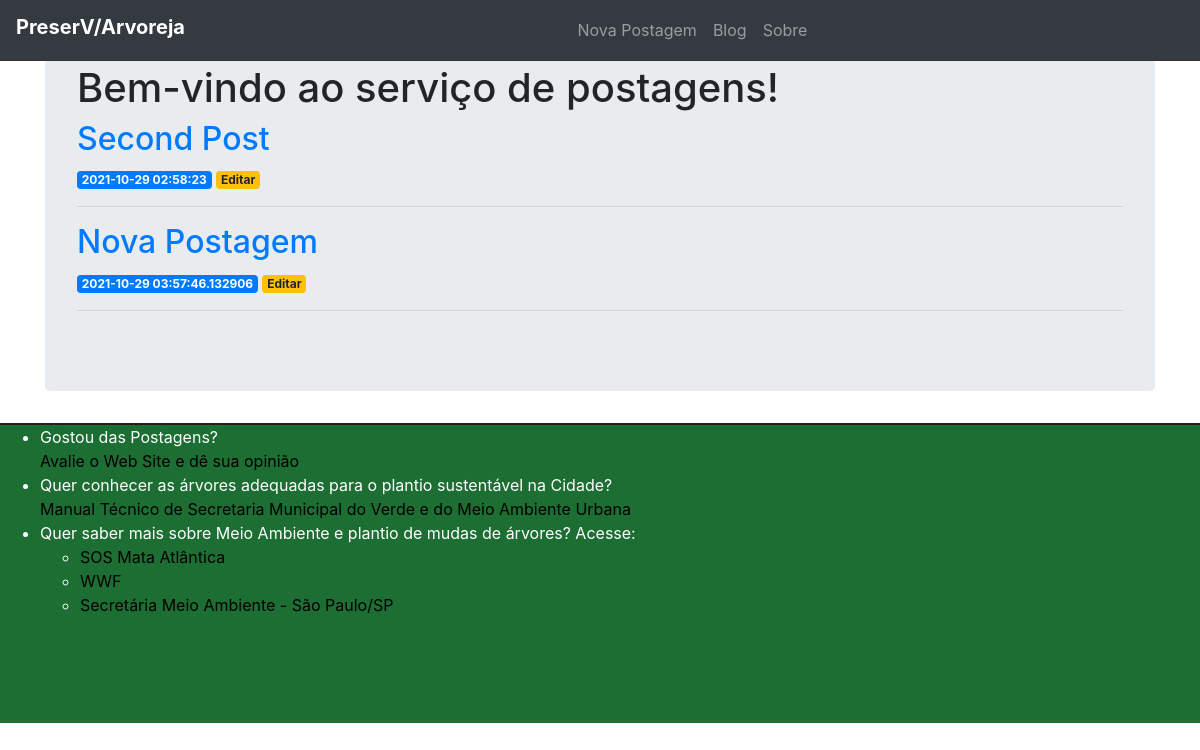
The app's page /inicial, older data.
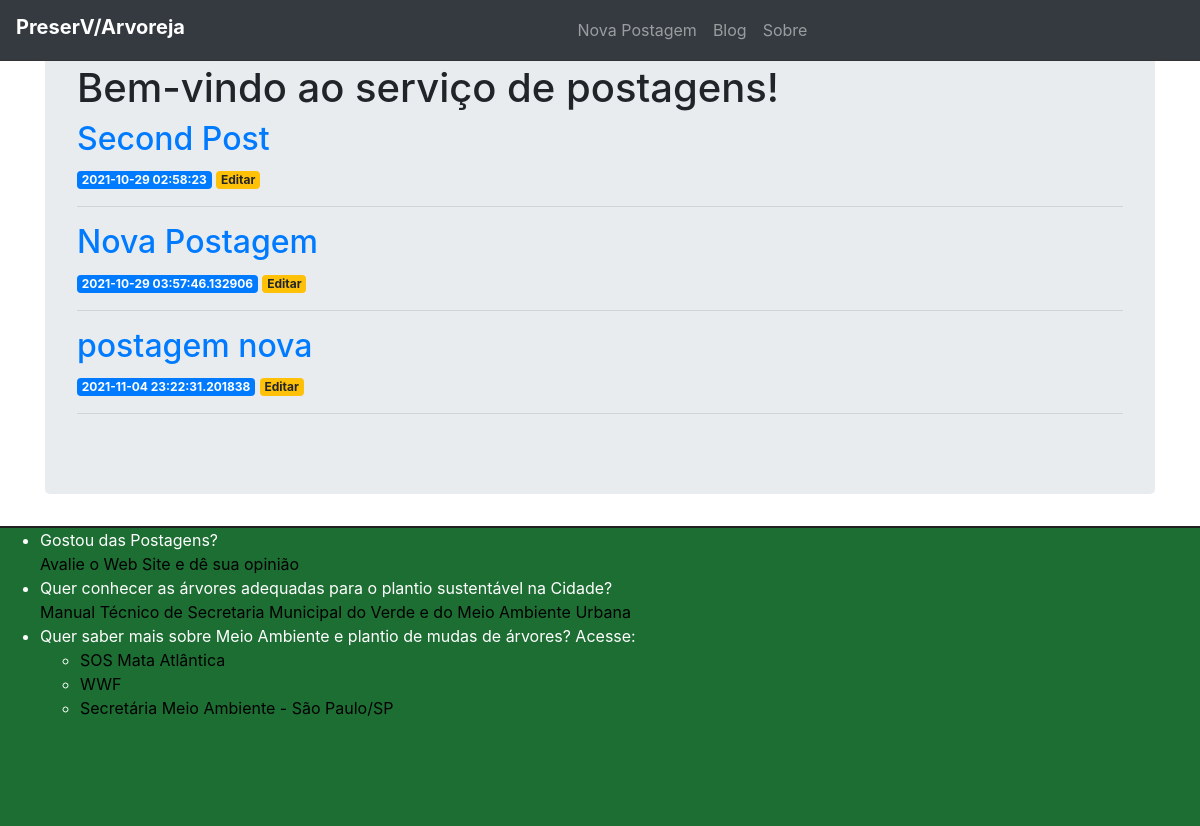
The same page, newer data.
### app.py (models this page shows)
class Posts(db.Model):
   id = db.Column(db.Integer, primary_key=True)
   created = db.Column(db.DateTime, default=datetime.datetime.utcnow)
   title = db.Column(db.String(80), nullable=False)
   content = db.Column(db.String(200), nullable=False)

### app.py (the view)
@app.route('/inicial')
def inicial():
    posts = Posts.query.all()
    return render_template('inicial.html', posts=posts)

### templates/inicial.html
{% extends 'base.html'%}
{% block content %}
    <h1>{% block title %} Bem-vindo ao serviço de postagens! {% endblock %}</h1>
    {% for post in posts %}
        <a href="{{ url_for('post', post_id=post['id'])}}">
            <h2>{{ post['title'] }}</h2>
        </a>
        <span class="badge badge-primary">{{ post['created'] }}</span>
        <a href="{{ url_for('edit', id=post['id']) }}">
            <span class="badge badge-warning">Editar</span>
        </a>
        <hr>
    {% endfor %}
{% endblock %}

### templates/base.html (shortened to what this page needs)
<!doctype html>
<html lang="en">
  <head>
    <link rel="stylesheet" href="https://stackpath.bootstrapcdn.com/bootstrap/4.3.1/css/bootstrap.min.css">
    <link rel="stylesheet" href="https://use.fontawesome.com/releases/v5.7.2/css/all.css">
    <link rel="stylesheet" href="{{ url_for('static', filename='css/styles.css') }}">
  </head>
  <body>
    <div class="container-fluid">
        <div class="header clearfix">
            <nav class="navbar navbar-expand-md navbar-dark fixed-top bg-dark">
                <h3 class="text-muted"><a class="navbar-brand" href="{{ url_for('index')}}">PreserV/Arvoreja</a></h3>
                <div class="collapse navbar-collapse" id="navbarCollapse">
                      <ul class="navbar-nav">
                        <li class="nav-item text-muted"><a class="nav-link" href="{{url_for('create')}}">Nova Postagem</a></li>
                        <li class="nav-item text-muted"><a class="nav-link" href="{{url_for('inicial')}}">Blog</a></li>
                        <li class="nav-item text-muted"><a class="nav-link" href="#">Sobre</a></li>
                      </ul>
                </div>
            </nav>
        </div>
        <main role="main" class="container">
          <div class="jumbotron">
            {% block content %} {% endblock %}
          </div>
        </main>
            <footer>
                <ul>
                    <li>Gostou das Postagens?</li>
                        <a href="https://forms.office.com/r/f2ScGWrrii">Avalie o Web Site e dê sua opinião</a>
                    <li>Quer conhecer as árvores adequadas para o plantio sustentável na Cidade?</li>
                        <a href="https://www.prefeitura.sp.gov.br/cidade/secretarias/upload/meio_ambiente/MARBOURB.pdf">Manual Técnico de Secretaria Municipal do Verde e do Meio Ambiente Urbana</a>
                    <li>Quer saber mais sobre Meio Ambiente e plantio de mudas de árvores? Acesse:</li>
                        <ul>
                            <li>
                                <a href="https://www.sosma.org.br/">SOS Mata Atlântica</a>
                            </li>
                            <li>
                                <a href="https://www.wwf.org.br/">WWF</a>
                            </li>
                            <li>
                                <a href="https://www.prefeitura.sp.gov.br/cidade/secretarias/meio_ambiente/parques/index.php?p=284396">Secretária Meio Ambiente - São Paulo/SP</a>
                            </li>
                        </ul>
                </ul>
            </footer>
    </div>
  </body>
</html>

### static/css/styles.css (style rules this page uses)
.container-fluid { padding: 0; }
.navbar { border-bottom: 1px solid #333; margin-bottom: 20px; }
.navbar-nav { margin: auto; }
.navbar-brand { font-weight: bold; }
footer { background-color: #1d6e33; height: 300px; border-top: 2px solid #202020; }
footer ul { color: white; }
footer li { color: white; }
footer a { color: black; }

Row changes from the older to the newer data that the page shows:
added Posts: title "postagem nova", created "2021-11-04 23:22:31.201838"
